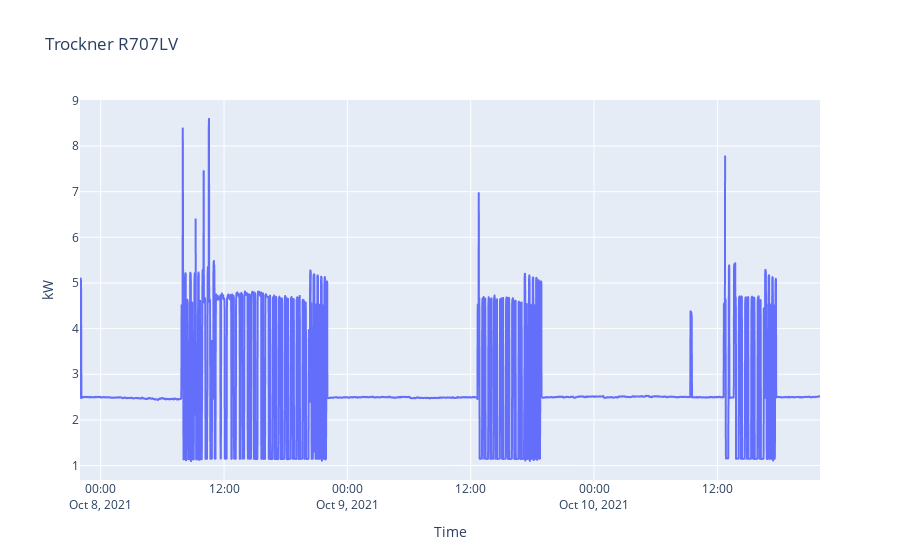

Source (notebook cell):
### Code cell
px.line(
    x=df_1T.index, y=df_1T.kw, 
    title='Trockner R707LV',
    labels={
        'x': 'Time',
        'y': 'kW'
    })

### Figure 1 — Plotly figure (JSON) as saved in the notebook; plotly's stock layout.template omitted (floating-point values rounded to 4 significant figures; data arrays with more than 128 entries replaced by an {"elided": "..."} marker saying what was removed)
{"data": [{"hovertemplate": "Time=%{x}<br>kW=%{y}<extra></extra>", "legendgroup": "", "line": {"color": "#636efa", "dash": "solid"}, "marker": {"symbol": "circle"}, "mode": "lines", "name": "", "showlegend": false, "type": "scattergl", "x": {"elided": "4321 str values"}, "xaxis": "x", "y": {"elided": "4321 float values"}, "yaxis": "y"}], "layout": {"legend": {"tracegroupgap": 0}, "title": {"text": "Trockner R707LV"}, "xaxis": {"anchor": "y", "domain": [0, 1], "title": {"text": "Time"}}, "yaxis": {"anchor": "x", "domain": [0, 1], "title": {"text": "kW"}}}}
